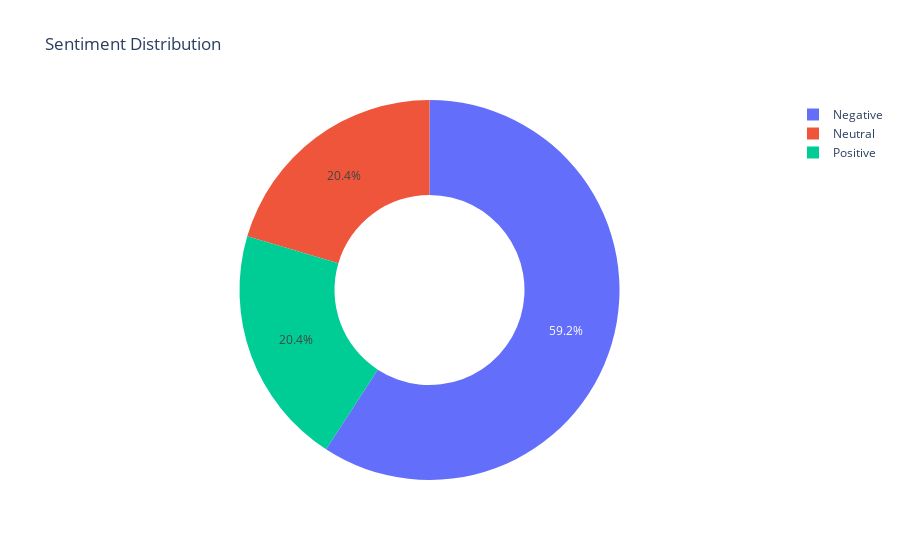

The notebook cell this image was saved under:
### Code cell
import plotly.express as px

# Assuming you have the "Sentiment" column in your DataFrame
sentiment_counts = data["Sentiment"].value_counts()
# Create a pie chart using Plotly
fig = px.pie(sentiment_counts, values=sentiment_counts.values, names=sentiment_counts.index, 
             title='Sentiment Distribution',hole=.5)
# Show the plot
fig.show()

### Figure 1 — Plotly figure (JSON) as saved in the notebook; plotly's stock layout.template omitted (floating-point values rounded to 4 significant figures)
{"data": [{"domain": {"x": [0, 1], "y": [0, 1]}, "hole": 0.5, "hovertemplate": "index=%{label}<br>value=%{value}<extra></extra>", "labels": ["Negative", "Neutral", "Positive"], "legendgroup": "", "name": "", "showlegend": true, "type": "pie", "values": [14663, 5067, 5053]}], "layout": {"legend": {"tracegroupgap": 0}, "title": {"text": "Sentiment Distribution"}}}
